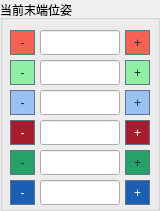
       <widget class="QGroupBox" name="groupBox_T_Actual">
        <property name="geometry">
         <rect>
          <x>405</x>
          <y>0</y>
          <width>160</width>
          <height>211</height>
         </rect>
        </property>
        <property name="title">
         <string>当前末端位姿</string>
        </property>
        <widget class="QLineEdit" name="lineEdit_TA1">
         <property name="geometry">
          <rect>
           <x>40</x>
           <y>30</y>
           <width>80</width>
           <height>25</height>
          </rect>
         </property>
         <property name="readOnly">
          <bool>true</bool>
         </property>
        </widget>
        <widget class="QLineEdit" name="lineEdit_TA2">
         <property name="geometry">
          <rect>
           <x>40</x>
           <y>60</y>
           <width>80</width>
           <height>25</height>
          </rect>
         </property>
         <property name="readOnly">
          <bool>true</bool>
         </property>
        </widget>
        <widget class="QLineEdit" name="lineEdit_TA3">
         <property name="geometry">
          <rect>
           <x>40</x>
           <y>90</y>
           <width>80</width>
           <height>25</height>
          </rect>
         </property>
         <property name="readOnly">
          <bool>true</bool>
         </property>
        </widget>
        <widget class="QLineEdit" name="lineEdit_TA4">
         <property name="geometry">
          <rect>
           <x>40</x>
           <y>120</y>
           <width>80</width>
           <height>25</height>
          </rect>
         </property>
         <property name="readOnly">
          <bool>true</bool>
         </property>
        </widget>
        <widget class="QLineEdit" name="lineEdit_TA5">
         <property name="geometry">
          <rect>
           <x>40</x>
           <y>150</y>
           <width>80</width>
           <height>25</height>
          </rect>
         </property>
         <property name="readOnly">
          <bool>true</bool>
         </property>
        </widget>
        <widget class="QLineEdit" name="lineEdit_TA6">
         <property name="geometry">
          <rect>
           <x>40</x>
           <y>180</y>
           <width>80</width>
           <height>25</height>
          </rect>
         </property>
         <property name="readOnly">
          <bool>true</bool>
         </property>
        </widget>
        <widget class="QPushButton" name="pushButton_TWUp1">
         <property name="geometry">
          <rect>
           <x>125</x>
           <y>30</y>
           <width>25</width>
           <height>25</height>
          </rect>
         </property>
         <property name="styleSheet">
          <string notr="true">QPushButton:enabled { background-color: rgb(246, 97, 81); color: #17283f; border: 1px solid #60748b; }
QPushButton:enabled:pressed { border: 2px solid #1d354f; }
QPushButton:disabled { background: #d8dfe8; color: #8a95a5; border: 1px dashed #9ca9ba; }
QPushButton:disabled { border-left: 3px solid rgb(246, 97, 81); }</string>
         </property>
         <property name="text">
          <string>+</string>
         </property>
        </widget>
        <widget class="QPushButton" name="pushButton_TWDown1">
         <property name="geometry">
          <rect>
           <x>10</x>
           <y>30</y>
           <width>25</width>
           <height>25</height>
          </rect>
         </property>
         <property name="styleSheet">
          <string notr="true">QPushButton:enabled { background-color: rgb(246, 97, 81); color: #17283f; border: 1px solid #60748b; }
QPushButton:enabled:pressed { border: 2px solid #1d354f; }
QPushButton:disabled { background: #d8dfe8; color: #8a95a5; border: 1px dashed #9ca9ba; }
QPushButton:disabled { border-left: 3px solid rgb(246, 97, 81); }</string>
         </property>
         <property name="text">
          <string>-</string>
         </property>
        </widget>
        <widget class="QPushButton" name="pushButton_TWDown2">
         <property name="geometry">
          <rect>
           <x>10</x>
           <y>60</y>
           <width>25</width>
           <height>25</height>
          </rect>
         </property>
         <property name="styleSheet">
          <string notr="true">QPushButton:enabled { background-color: rgb(143, 240, 164); color: #17283f; border: 1px solid #60748b; }
QPushButton:enabled:pressed { border: 2px solid #1d354f; }
QPushButton:disabled { background: #d8dfe8; color: #8a95a5; border: 1px dashed #9ca9ba; }
QPushButton:disabled { border-left: 3px solid rgb(143, 240, 164); }</string>
         </property>
         <property name="text">
          <string>-</string>
         </property>
        </widget>
        <widget class="QPushButton" name="pushButton_TWDown3">
         <property name="geometry">
          <rect>
           <x>10</x>
           <y>90</y>
           <width>25</width>
           <height>25</height>
          </rect>
         </property>
         <property name="styleSheet">
          <string notr="true">QPushButton:enabled { background-color: rgb(153, 193, 241); color: #17283f; border: 1px solid #60748b; }
QPushButton:enabled:pressed { border: 2px solid #1d354f; }
QPushButton:disabled { background: #d8dfe8; color: #8a95a5; border: 1px dashed #9ca9ba; }
QPushButton:disabled { border-left: 3px solid rgb(153, 193, 241); }</string>
         </property>
         <property name="text">
          <string>-</string>
         </property>
        </widget>
        <widget class="QPushButton" name="pushButton_TWDown4">
         <property name="geometry">
          <rect>
           <x>10</x>
           <y>120</y>
           <width>25</width>
           <height>25</height>
          </rect>
         </property>
         <property name="styleSheet">
          <string notr="true">QPushButton:enabled { background-color: rgb(165, 29, 45); color: #ffffff; border: 1px solid #60748b; }
QPushButton:enabled:pressed { border: 2px solid #1d354f; }
QPushButton:disabled { background: #d8dfe8; color: #8a95a5; border: 1px dashed #9ca9ba; }
QPushButton:disabled { border-left: 3px solid rgb(165, 29, 45); }</string>
         </property>
         <property name="text">
          <string>-</string>
         </property>
        </widget>
        <widget class="QPushButton" name="pushButton_TWDown5">
         <property name="geometry">
          <rect>
           <x>10</x>
           <y>150</y>
           <width>25</width>
           <height>25</height>
          </rect>
         </property>
         <property name="styleSheet">
          <string notr="true">QPushButton:enabled { background-color: rgb(38, 162, 105); color: #17283f; border: 1px solid #60748b; }
QPushButton:enabled:pressed { border: 2px solid #1d354f; }
QPushButton:disabled { background: #d8dfe8; color: #8a95a5; border: 1px dashed #9ca9ba; }
QPushButton:disabled { border-left: 3px solid rgb(38, 162, 105); }</string>
         </property>
         <property name="text">
          <string>-</string>
         </property>
        </widget>
        <widget class="QPushButton" name="pushButton_TWDown6">
         <property name="geometry">
          <rect>
           <x>10</x>
           <y>180</y>
           <width>25</width>
           <height>25</height>
          </rect>
         </property>
         <property name="styleSheet">
          <string notr="true">QPushButton:enabled { background-color: rgb(26, 95, 180); color: #ffffff; border: 1px solid #60748b; }
QPushButton:enabled:pressed { border: 2px solid #1d354f; }
QPushButton:disabled { background: #d8dfe8; color: #8a95a5; border: 1px dashed #9ca9ba; }
QPushButton:disabled { border-left: 3px solid rgb(26, 95, 180); }</string>
         </property>
         <property name="text">
          <string>-</string>
         </property>
        </widget>
        <widget class="QPushButton" name="pushButton_TWUp2">
         <property name="geometry">
          <rect>
           <x>125</x>
           <y>60</y>
           <width>25</width>
           <height>25</height>
          </rect>
         </property>
         <property name="styleSheet">
          <string notr="true">QPushButton:enabled { background-color: rgb(143, 240, 164); color: #17283f; border: 1px solid #60748b; }
QPushButton:enabled:pressed { border: 2px solid #1d354f; }
QPushButton:disabled { background: #d8dfe8; color: #8a95a5; border: 1px dashed #9ca9ba; }
QPushButton:disabled { border-left: 3px solid rgb(143, 240, 164); }</string>
         </property>
         <property name="text">
          <string>+</string>
         </property>
        </widget>
        <widget class="QPushButton" name="pushButton_TWUp3">
         <property name="geometry">
          <rect>
           <x>125</x>
           <y>90</y>
           <width>25</width>
           <height>25</height>
          </rect>
         </property>
         <property name="styleSheet">
          <string notr="true">QPushButton:enabled { background-color: rgb(153, 193, 241); color: #17283f; border: 1px solid #60748b; }
QPushButton:enabled:pressed { border: 2px solid #1d354f; }
QPushButton:disabled { background: #d8dfe8; color: #8a95a5; border: 1px dashed #9ca9ba; }
QPushButton:disabled { border-left: 3px solid rgb(153, 193, 241); }</string>
         </property>
         <property name="text">
          <string>+</string>
         </property>
        </widget>
        <widget class="QPushButton" name="pushButton_TWUp4">
         <property name="geometry">
          <rect>
           <x>125</x>
           <y>120</y>
           <width>25</width>
           <height>25</height>
          </rect>
         </property>
         <property name="styleSheet">
          <string notr="true">QPushButton:enabled { background-color: rgb(165, 29, 45); color: #ffffff; border: 1px solid #60748b; }
QPushButton:enabled:pressed { border: 2px solid #1d354f; }
QPushButton:disabled { background: #d8dfe8; color: #8a95a5; border: 1px dashed #9ca9ba; }
QPushButton:disabled { border-left: 3px solid rgb(165, 29, 45); }</string>
         </property>
         <property name="text">
          <string>+</string>
         </property>
        </widget>
        <widget class="QPushButton" name="pushButton_TWUp5">
         <property name="geometry">
          <rect>
           <x>125</x>
           <y>150</y>
           <width>25</width>
           <height>25</height>
          </rect>
         </property>
         <property name="styleSheet">
          <string notr="true">QPushButton:enabled { background-color: rgb(38, 162, 105); color: #17283f; border: 1px solid #60748b; }
QPushButton:enabled:pressed { border: 2px solid #1d354f; }
QPushButton:disabled { background: #d8dfe8; color: #8a95a5; border: 1px dashed #9ca9ba; }
QPushButton:disabled { border-left: 3px solid rgb(38, 162, 105); }</string>
         </property>
         <property name="text">
          <string>+</string>
         </property>
        </widget>
        <widget class="QPushButton" name="pushButton_TWUp6">
         <property name="geometry">
          <rect>
           <x>125</x>
           <y>180</y>
           <width>25</width>
           <height>25</height>
          </rect>
         </property>
         <property name="styleSheet">
          <string notr="true">QPushButton:enabled { background-color: rgb(26, 95, 180); color: #ffffff; border: 1px solid #60748b; }
QPushButton:enabled:pressed { border: 2px solid #1d354f; }
QPushButton:disabled { background: #d8dfe8; color: #8a95a5; border: 1px dashed #9ca9ba; }
QPushButton:disabled { border-left: 3px solid rgb(26, 95, 180); }</string>
         </property>
         <property name="text">
          <string>+</string>
         </property>
        </widget>
       </widget>
